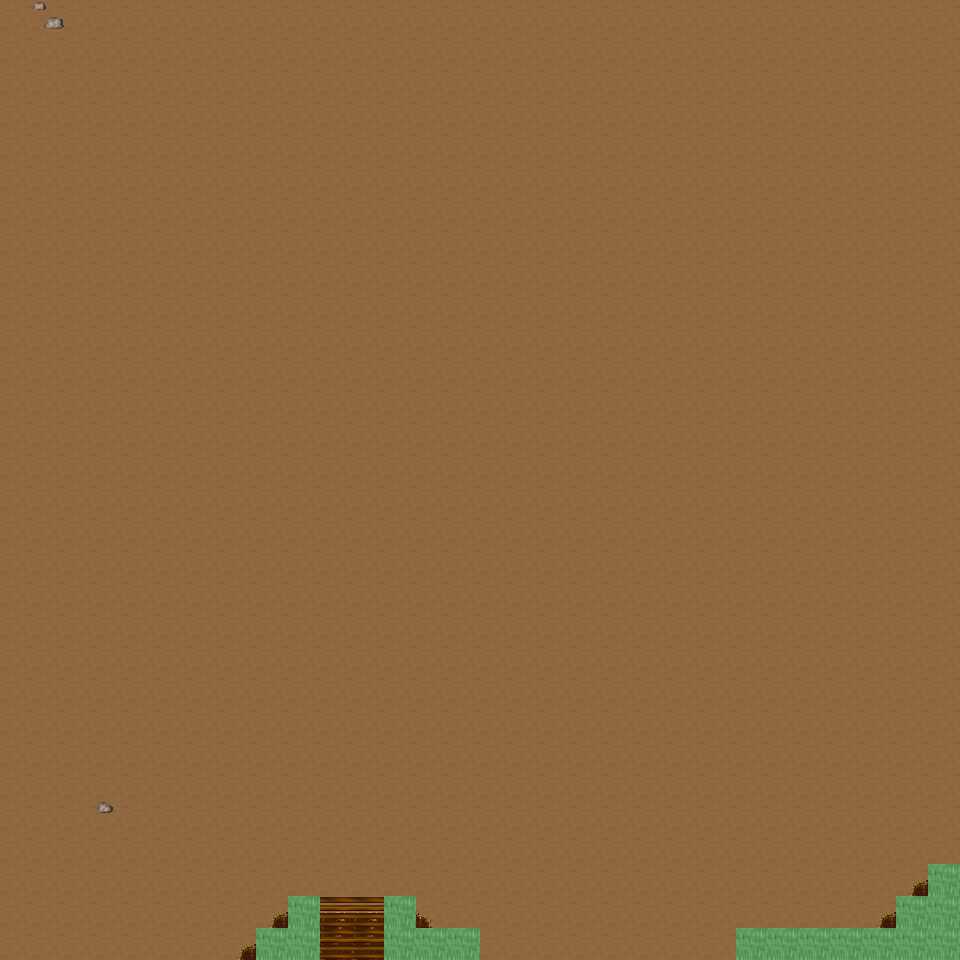

The image is a tile-based game level rendered from a .tmx file. Its description and source (layers, tilesets, objects; grid data summarised) follow:
An orthogonal 30x30 tile map with 32x32 px tiles, 6 tile layers (Ground, Object, Object2, Above, ...), 31 tilesets and 6 objects (6x mapExit).

<map version="1.0" orientation="orthogonal" renderorder="right-down" width="30" height="30" tilewidth="32" tileheight="32" nextobjectid="7">
  <tileset firstgid="1" name="tileset_ground_ground" tilewidth="32" tileheight="32" tilecount="33" columns="3">
    <image source="../drawable/tileset_ground_ground.png" width="96" height="352" />
  </tileset>
  <tileset firstgid="34" name="tileset_ground_ridge_earth_dark" tilewidth="32" tileheight="32" tilecount="96" columns="12">
    <image source="../drawable/tileset_ground_ridge_earth_dark.png" width="384" height="256" />
  </tileset>
  <tileset firstgid="130" name="tileset_furniture_light_iron_lamp" tilewidth="32" tileheight="32" tilecount="3" columns="1">
    <image source="../drawable/tileset_furniture_light_iron_lamp.png" width="32" height="96" />
  </tileset>
  <tileset firstgid="133" name="tileset_furniture_light_dark_torch" tilewidth="32" tileheight="32" tilecount="8" columns="2">
    <image source="../drawable/tileset_furniture_light_dark_torch.png" width="64" height="128" />
  </tileset>
  <tileset firstgid="141" name="tileset_furniture_light_flames" tilewidth="32" tileheight="32" tilecount="6" columns="6">
    <image source="../drawable/tileset_furniture_light_flames.png" width="192" height="32" />
  </tileset>
  <tileset firstgid="147" name="tileset_item_corpse_skeleton" tilewidth="32" tileheight="32" tilecount="4" columns="2">
    <image source="../drawable/tileset_item_corpse_skeleton.png" width="64" height="64" />
  </tileset>
  <tileset firstgid="151" name="tileset_item_blood_floor_stains_2" tilewidth="32" tileheight="32" tilecount="4" columns="2">
    <image source="../drawable/tileset_item_blood_floor_stains_2.png" width="64" height="64" />
  </tileset>
  <tileset firstgid="155" name="tileset_item_chest_large" tilewidth="32" tileheight="32" tilecount="8" columns="4">
    <image source="../drawable/tileset_item_chest_large.png" width="128" height="64" />
  </tileset>
  <tileset firstgid="163" name="tileset_item_armor_sword_rack" tilewidth="32" tileheight="32" tilecount="4" columns="2">
    <image source="../drawable/tileset_item_armor_sword_rack.png" width="64" height="64" />
  </tileset>
  <tileset firstgid="167" name="tileset_item_armor_weapons_rack" tilewidth="32" tileheight="32" tilecount="18" columns="9">
    <image source="../drawable/tileset_item_armor_weapons_rack.png" width="288" height="64" />
  </tileset>
  <tileset firstgid="185" name="tileset_item_pot_barrel_tall" tilewidth="32" tileheight="32" tilecount="2" columns="1">
    <image source="../drawable/tileset_item_pot_barrel_tall.png" width="32" height="64" />
  </tileset>
  <tileset firstgid="187" name="tileset_item_pot_pot_tall" tilewidth="32" tileheight="32" tilecount="2" columns="1">
    <image source="../drawable/tileset_item_pot_pot_tall.png" width="32" height="64" />
  </tileset>
  <tileset firstgid="189" name="tileset_ground_rock_pebbles" tilewidth="32" tileheight="32" tilecount="3" columns="1">
    <image source="../drawable/tileset_ground_rock_pebbles.png" width="32" height="96" />
  </tileset>
  <tileset firstgid="192" name="tileset_item_corpse_skull_dark" tilewidth="32" tileheight="32" tilecount="2" columns="2">
    <image source="../drawable/tileset_item_corpse_skull_dark.png" width="64" height="32" />
  </tileset>
  <tileset firstgid="194" name="tileset_ground_ladder_horizontal_dark" tilewidth="32" tileheight="32" tilecount="3" columns="1">
    <image source="../drawable/tileset_ground_ladder_horizontal_dark.png" width="32" height="96" />
  </tileset>
  <tileset firstgid="197" name="tileset_ground_fire_fire" tilewidth="32" tileheight="32" tilecount="27" columns="3">
    <image source="../drawable/tileset_ground_fire_fire.png" width="96" height="288" />
  </tileset>
  <tileset firstgid="224" name="tileset_ground_cobbled_paving" tilewidth="32" tileheight="32" tilecount="1" columns="1">
    <image source="../drawable/tileset_ground_cobbled_paving.png" width="32" height="32" />
  </tileset>
  <tileset firstgid="225" name="tileset_plant_stump_int_small_stump" tilewidth="32" tileheight="32" tilecount="1" columns="1">
    <image source="../drawable/tileset_plant_stump_int_small_stump.png" width="32" height="32" />
  </tileset>
  <tileset firstgid="226" name="tileset_furniture_table_tree_stump_table" tilewidth="32" tileheight="32" tilecount="4" columns="2">
    <image source="../drawable/tileset_furniture_table_tree_stump_table.png" width="64" height="64" />
  </tileset>
  <tileset firstgid="230" name="tileset_logic_collision" tilewidth="32" tileheight="32" tilecount="1" columns="1">
    <image source="../drawable/tileset_logic_collision.png" width="32" height="32" />
  </tileset>
  <tileset firstgid="231" name="tileset_ground_ladder_vertical_dark" tilewidth="32" tileheight="32" tilecount="3" columns="3">
    <image source="../drawable/tileset_ground_ladder_vertical_dark.png" width="96" height="32" />
  </tileset>
  <tileset firstgid="234" name="tileset_logic_creature_animal" tilewidth="32" tileheight="32" tilecount="32" columns="8">
    <image source="../drawable/tileset_logic_creature_animal.png" width="256" height="128" />
  </tileset>
  <tileset firstgid="266" name="tileset_logic_creature_human_barbarian" tilewidth="32" tileheight="32" tilecount="7" columns="7">
    <image source="../drawable/tileset_logic_creature_human_barbarian.png" width="224" height="32" />
  </tileset>
  <tileset firstgid="273" name="tileset_ground_ladder_steps" tilewidth="32" tileheight="32" tilecount="6" columns="3">
    <image source="../drawable/tileset_ground_ladder_steps.png" width="96" height="64" />
  </tileset>
  <tileset firstgid="279" name="tileset_logic_portal" tilewidth="32" tileheight="32" tilecount="24" columns="8">
    <image source="../drawable/tileset_logic_portal.png" width="256" height="96" />
  </tileset>
  <tileset firstgid="303" name="tileset_ground_earth_edges_yellowgreen" tilewidth="32" tileheight="32" tilecount="15" columns="5">
    <image source="../drawable/tileset_ground_earth_edges_yellowgreen.png" width="160" height="96" />
  </tileset>
  <tileset firstgid="318" name="tileset_plant_grasses" tilewidth="32" tileheight="32" tilecount="6" columns="3">
    <image source="../drawable/tileset_plant_grasses.png" width="96" height="64" />
  </tileset>
  <tileset firstgid="324" name="tileset_light_yellow_light_5x5" tilewidth="32" tileheight="32" tilecount="25" columns="5">
    <image source="../drawable/tileset_light_yellow_light_5x5.png" width="160" height="160" />
  </tileset>
  <tileset firstgid="349" name="tileset_light_dim_yellow_light_7x5" tilewidth="32" tileheight="32" tilecount="35" columns="7">
    <image source="../drawable/tileset_light_dim_yellow_light_7x5.png" width="224" height="160" />
  </tileset>
  <tileset firstgid="384" name="tileset_item_firewood" tilewidth="32" tileheight="32" tilecount="12" columns="3">
    <image source="../drawable/tileset_item_firewood.png" width="96" height="128" />
  </tileset>
  <tileset firstgid="396" name="tileset_logic_creature_insect" tilewidth="32" tileheight="32" tilecount="5" columns="5">
    <image source="../drawable/tileset_logic_creature_insect.png" width="160" height="32" />
  </tileset>
  <layer name="Ground" width="30" height="30">
    <data>[900 cells, 900 non-empty, 2 distinct tile ids]</data>
  </layer>
  <layer name="Object" width="30" height="30">
    <data>[900 cells, 28 non-empty, 10 distinct tile ids]</data>
  </layer>
  <layer name="Object2" width="30" height="30">
    <data>[900 cells, 8 non-empty, 3 distinct tile ids]</data>
  </layer>
  <layer name="Above" width="30" height="30">
    <data>[900 cells, 0 non-empty, 0 distinct tile ids]</data>
  </layer>
  <layer name="Above2" width="30" height="30">
    <data>[900 cells, 0 non-empty, 0 distinct tile ids]</data>
  </layer>
  <layer name="Walkable" width="30" height="30">
    <data>[900 cells, 17 non-empty, 1 distinct tile ids]</data>
  </layer>
  <objectgroup name="MapEvents">
    <object id="1" name="north" type="mapExit" x="0" y="0" width="960" height="32">
      <properties>
        <property name="map" value="level_0_x206_y10" />
        <property name="x" value="0" />
        <property name="y" value="28" />
      </properties>
    </object>
    <object id="2" name="south" type="mapExit" x="0" y="928" width="256" height="32">
      <properties>
        <property name="map" value="level_0_x206_y12" />
        <property name="x" value="0" />
        <property name="y" value="1" />
      </properties>
    </object>
    <object id="3" name="south2" type="mapExit" x="320" y="928" width="64" height="32">
      <properties>
        <property name="map" value="level_0_x206_y12" />
        <property name="x" value="10" />
        <property name="y" value="1" />
      </properties>
    </object>
    <object id="4" name="south3" type="mapExit" x="480" y="928" width="256" height="32">
      <properties>
        <property name="map" value="level_0_x206_y12" />
        <property name="x" value="15" />
        <property name="y" value="1" />
      </properties>
    </object>
    <object id="5" name="west" type="mapExit" x="0" y="0" width="32" height="960">
      <properties>
        <property name="map" value="level_0_x205_y11" />
        <property name="x" value="28" />
        <property name="y" value="0" />
      </properties>
    </object>
    <object id="6" name="east" type="mapExit" x="928" y="0" width="32" height="864">
      <properties>
        <property name="map" value="level_0_x207_y11" />
        <property name="x" value="1" />
        <property name="y" value="0" />
      </properties>
    </object>
  </objectgroup>
</map>
